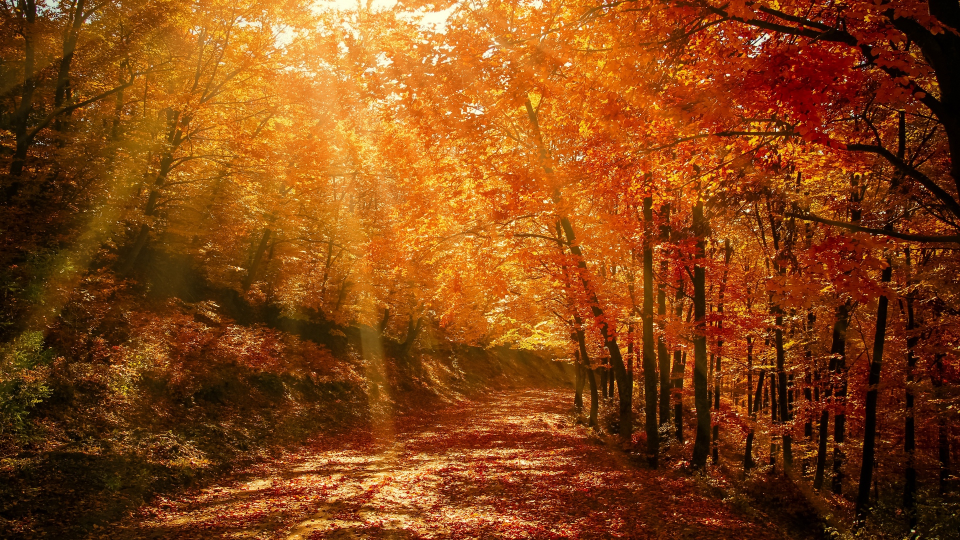
#> input picture 공부/딥러닝/opencv/강의자료-통합본-ch01-ch13/opencv_python_ch01_ch05/ch01/images/autumn_forest_park_128379_1920x1080.jpg, 1920 x 1080 px (shown at 1/2 size)
$ python -i cartoon_cam.py   (imports and definitions only)
#> lines starting #> are read from the running program, lines starting #| are printed output that depends on the picture
#> further down, picture is the input picture: shape (1080, 1920, 3); mean B, G, R 19.9, 68.7, 132.4
# 카툰 필터 카메라

import sys
import numpy as np
import cv2


def cartoon_filter(img):
    h, w = img.shape[:2]
#> h = 1080; w = 1920
    img2 = cv2.resize(img, (w//2, h//2)) # resize half
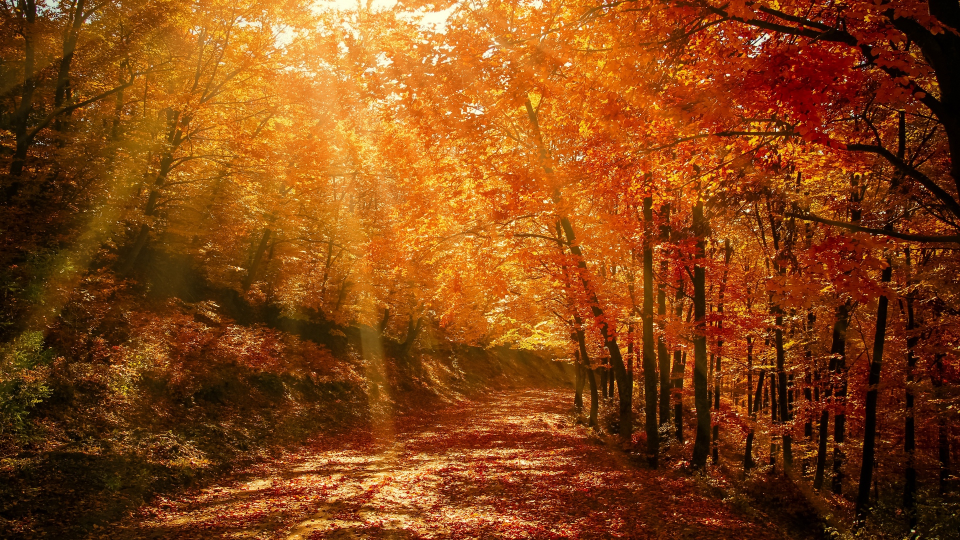
#> img2: shape (540, 960, 3); mean B, G, R 20, 68.9, 132.5

    blr = cv2.bilateralFilter(img2, -1, 20, 7)
    edge = 255 - cv2.Canny(img2, 80, 120)
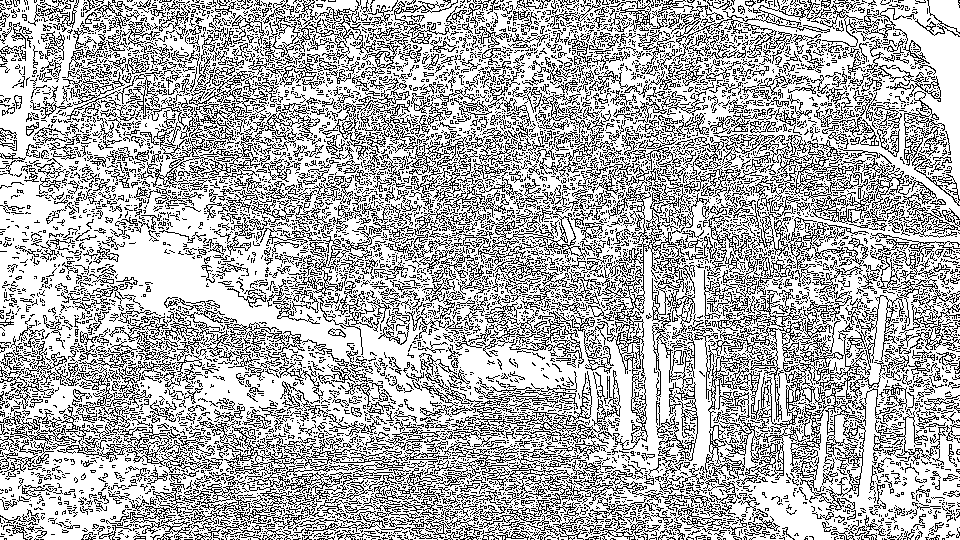
#> edge: shape (540, 960); 69.8% white; black in thin lines or dots
    edge = cv2.cvtColor(edge, cv2.COLOR_GRAY2BGR)
#> edge: shape (540, 960, 3); 69.8% white; black in thin lines or dots

    dst = cv2.bitwise_and(blr, edge)
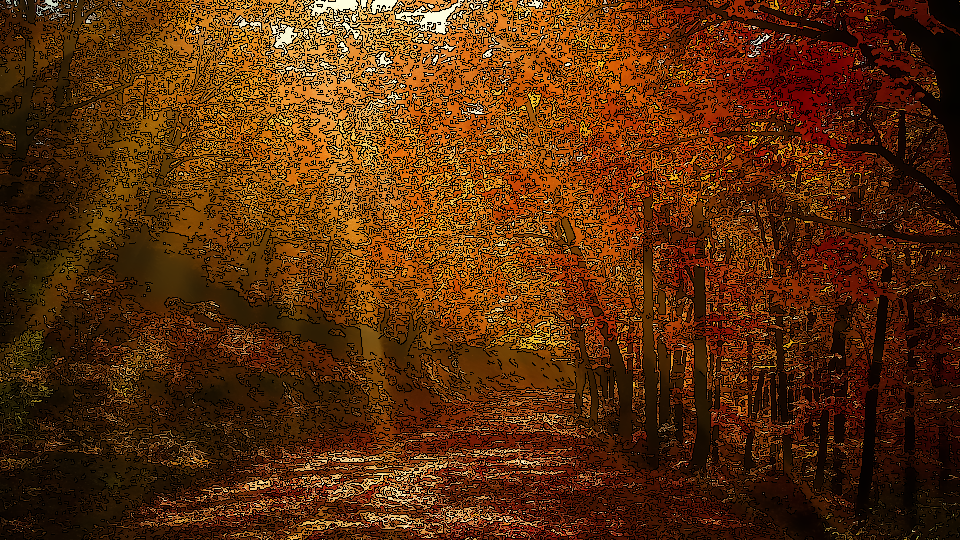
#> dst: shape (540, 960, 3); mean B, G, R 12.8, 45.8, 88.9
    dst = cv2.resize(dst, (w, h), interpolation=cv2.INTER_NEAREST) # 원래 크기로 resize
#> dst: shape (1080, 1920, 3)

    return dst


def pencil_sketch(img):
    gray = cv2.cvtColor(img, cv2.COLOR_BGR2GRAY)
    blr = cv2.GaussianBlur(gray, (0, 0), 3)
    dst = cv2.divide(gray, blr, scale=255)
    dst = cv2.cvtColor(dst, cv2.COLOR_GRAY2BGR) # 없어도 되는 코드
    return dst


# [5 lines not run here, left out]

cam_mode = 0

# [25 lines not run here, left out]

>>> import cv2
>>> picture = cv2.imread('../../opencv/강의자료-통합본-ch01-ch13/opencv_python_ch01_ch05/ch01/images/autumn_forest_park_128379_1920x1080.jpg')
>>> result = cartoon_filter(picture)

$ run again, on 공부/딥러닝/opencv/강의자료-통합본-ch01-ch13/opencv_python_ch01_ch05/ch01/images/boat_mountains_lake_135258_1920x1080.jpg
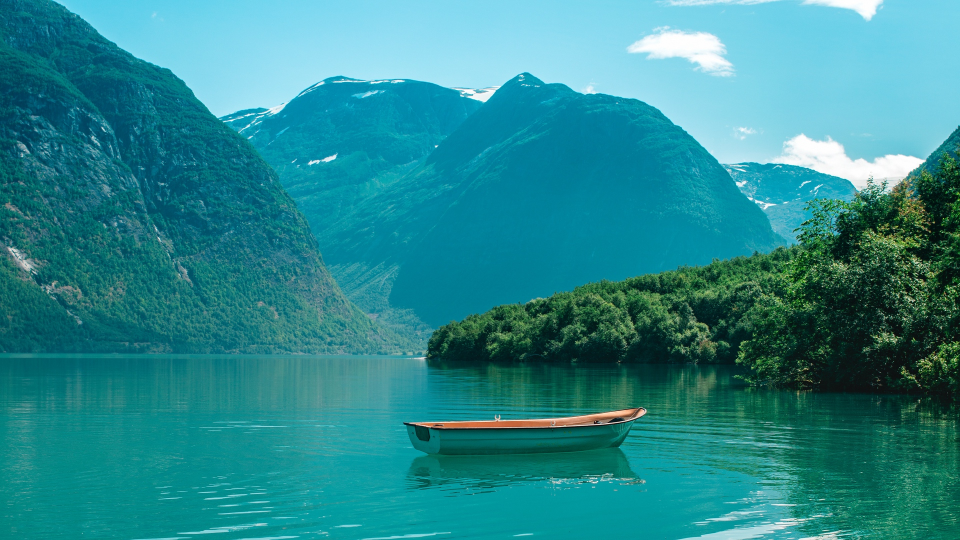
#> input picture 공부/딥러닝/opencv/강의자료-통합본-ch01-ch13/opencv_python_ch01_ch05/ch01/images/boat_mountains_lake_135258_1920x1080.jpg, 1920 x 1080 px (shown at 1/2 size)
#> picture is the input picture: shape (1080, 1920, 3); mean B, G, R 142.4, 136.6, 41.6
#> in cartoon_filter, `edge = 255 - cv2.Canny(img2, 80, 120)`:
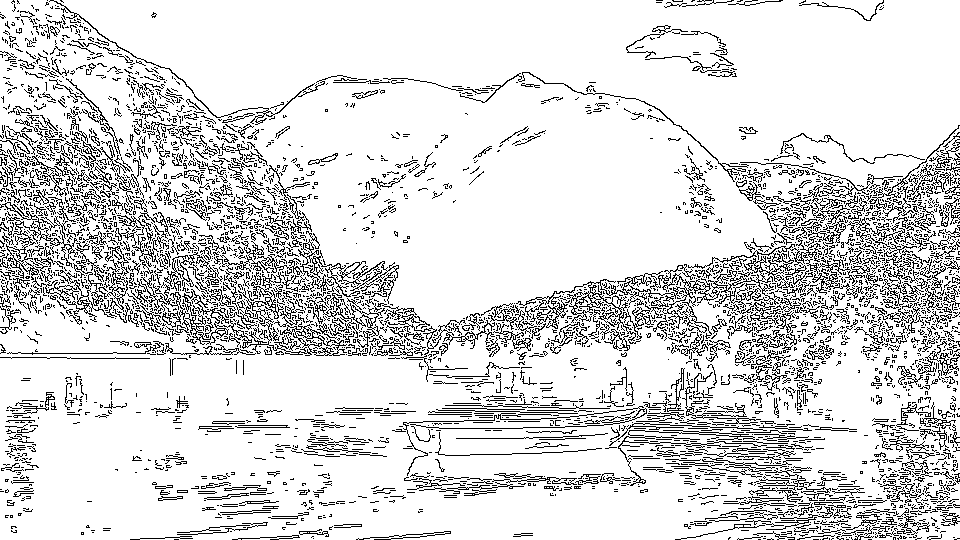
#> edge: shape (540, 960); 85.7% white; black in thin lines or dots
#> in cartoon_filter, `dst = cv2.bitwise_and(blr, edge)`:
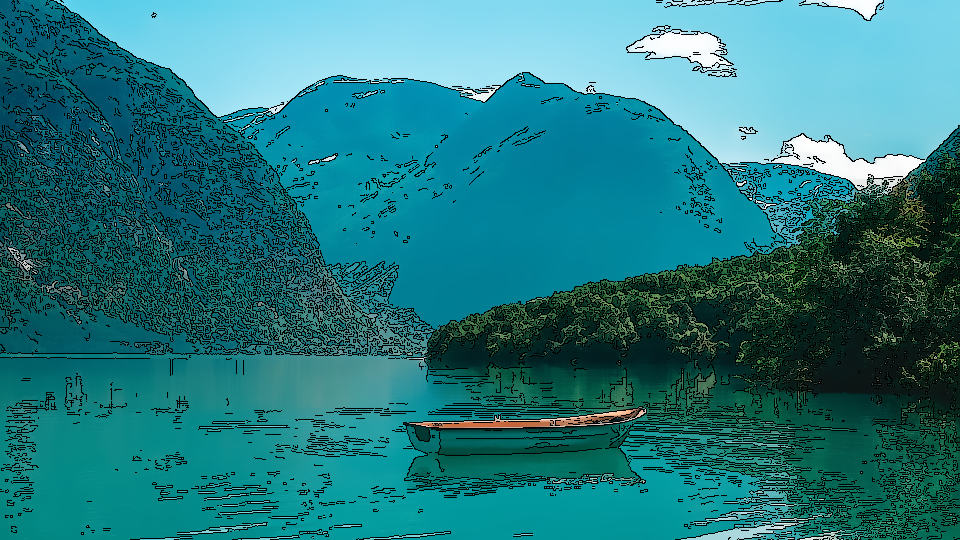
#> dst: shape (540, 960, 3); mean B, G, R 126.5, 120, 36.6

$ run again, on 공부/딥러닝/opencv/강의자료-통합본-ch01-ch13/opencv_python_ch01_ch05/ch01/images/forest_fog_trees_128751_1920x1080.jpg
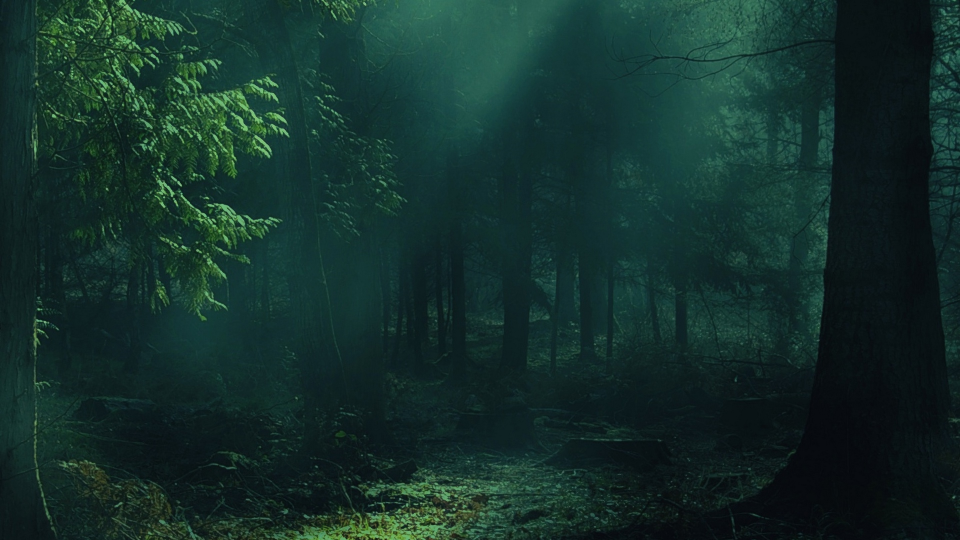
#> input picture 공부/딥러닝/opencv/강의자료-통합본-ch01-ch13/opencv_python_ch01_ch05/ch01/images/forest_fog_trees_128751_1920x1080.jpg, 1920 x 1080 px (shown at 1/2 size)
#> picture is the input picture: shape (1080, 1920, 3); mean B, G, R 42.6, 47.4, 19.8
#> in cartoon_filter, `edge = 255 - cv2.Canny(img2, 80, 120)`:
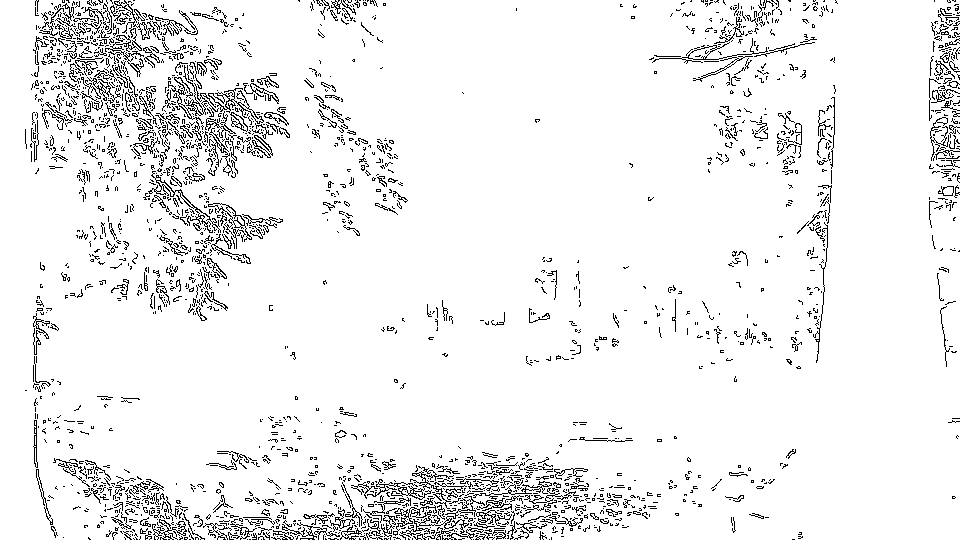
#> edge: shape (540, 960); 93.7% white; black in thin lines or dots
#> in cartoon_filter, `dst = cv2.bitwise_and(blr, edge)`:
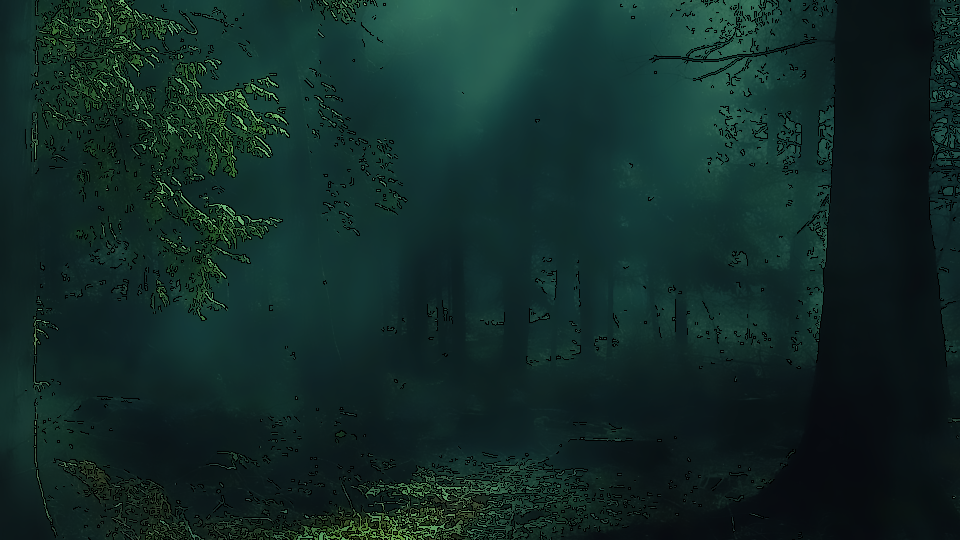
#> dst: shape (540, 960, 3); mean B, G, R 39.3, 42.8, 17.5

$ run again, on 공부/딥러닝/opencv/강의자료-통합본-ch01-ch13/opencv_python_ch01_ch05/ch01/images/pier_dock_sea_dusk_shore_118549_1920x1080.jpg
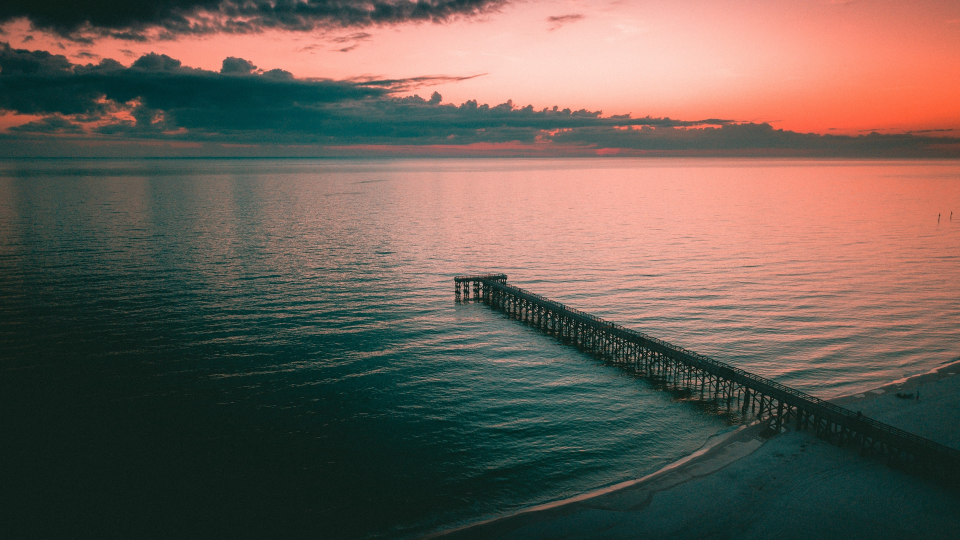
#> input picture 공부/딥러닝/opencv/강의자료-통합본-ch01-ch13/opencv_python_ch01_ch05/ch01/images/pier_dock_sea_dusk_shore_118549_1920x1080.jpg, 1920 x 1080 px (shown at 1/2 size)
#> picture is the input picture: shape (1080, 1920, 3); mean B, G, R 84.2, 93.3, 105.8
#> in cartoon_filter, `edge = 255 - cv2.Canny(img2, 80, 120)`:
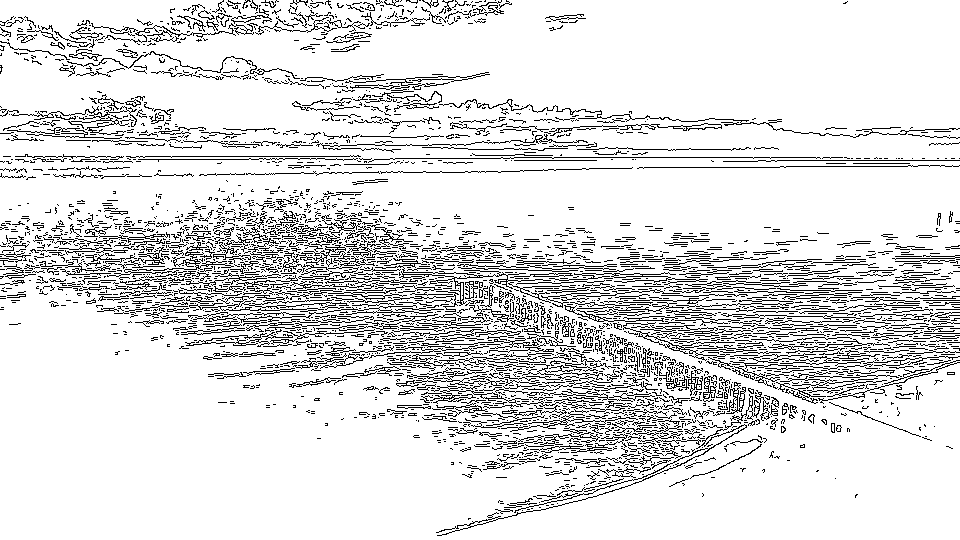
#> edge: shape (540, 960); 87.3% white; black in thin lines or dots
#> in cartoon_filter, `dst = cv2.bitwise_and(blr, edge)`:
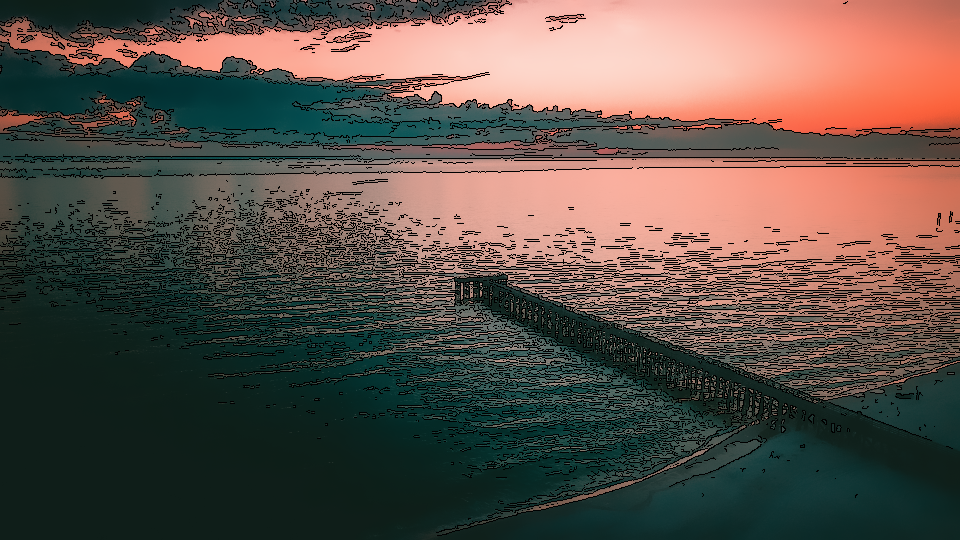
#> dst: shape (540, 960, 3); mean B, G, R 73, 81, 92.6
